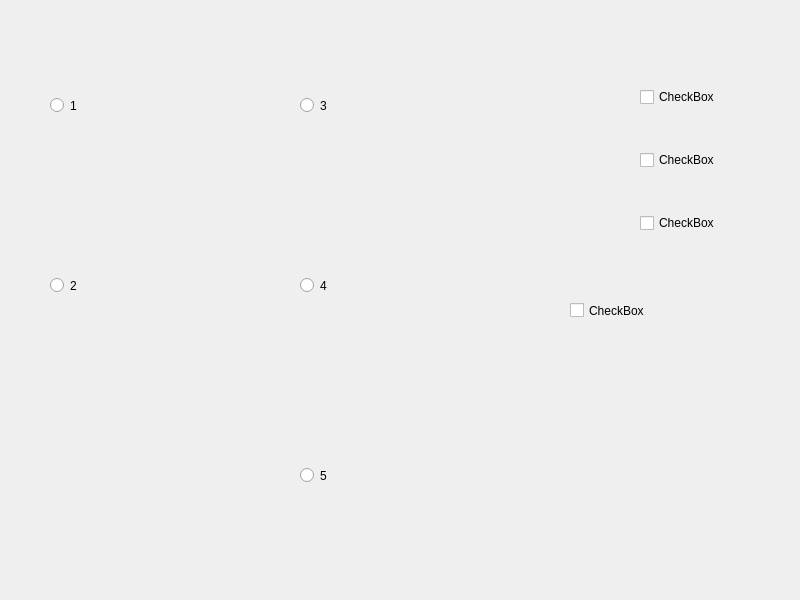
<?xml version="1.0" encoding="UTF-8"?>
<ui version="4.0">
 <class>Widget</class>
 <widget class="QWidget" name="Widget">
  <property name="geometry">
   <rect>
    <x>0</x>
    <y>0</y>
    <width>800</width>
    <height>600</height>
   </rect>
  </property>
  <property name="windowTitle">
   <string>Widget</string>
  </property>
  <widget class="QRadioButton" name="radioButton">
   <property name="geometry">
    <rect>
     <x>50</x>
     <y>30</y>
     <width>211</width>
     <height>151</height>
    </rect>
   </property>
   <property name="text">
    <string>1</string>
   </property>
   <attribute name="buttonGroup">
    <string notr="true">buttonGroup_2</string>
   </attribute>
  </widget>
  <widget class="QRadioButton" name="radioButton_2">
   <property name="geometry">
    <rect>
     <x>50</x>
     <y>200</y>
     <width>211</width>
     <height>171</height>
    </rect>
   </property>
   <property name="text">
    <string>2</string>
   </property>
   <attribute name="buttonGroup">
    <string notr="true">buttonGroup_2</string>
   </attribute>
  </widget>
  <widget class="QRadioButton" name="radioButton_3">
   <property name="geometry">
    <rect>
     <x>300</x>
     <y>30</y>
     <width>211</width>
     <height>151</height>
    </rect>
   </property>
   <property name="text">
    <string>3</string>
   </property>
   <attribute name="buttonGroup">
    <string notr="true">buttonGroup</string>
   </attribute>
  </widget>
  <widget class="QRadioButton" name="radioButton_4">
   <property name="geometry">
    <rect>
     <x>300</x>
     <y>200</y>
     <width>211</width>
     <height>171</height>
    </rect>
   </property>
   <property name="text">
    <string>4</string>
   </property>
   <attribute name="buttonGroup">
    <string notr="true">buttonGroup</string>
   </attribute>
  </widget>
  <widget class="QRadioButton" name="radioButton_5">
   <property name="geometry">
    <rect>
     <x>300</x>
     <y>390</y>
     <width>211</width>
     <height>171</height>
    </rect>
   </property>
   <property name="text">
    <string>5</string>
   </property>
   <attribute name="buttonGroup">
    <string notr="true">buttonGroup</string>
   </attribute>
  </widget>
  <widget class="QCheckBox" name="checkBox">
   <property name="geometry">
    <rect>
     <x>570</x>
     <y>290</y>
     <width>131</width>
     <height>41</height>
    </rect>
   </property>
   <property name="text">
    <string>CheckBox</string>
   </property>
   <property name="tristate">
    <bool>true</bool>
   </property>
  </widget>
  <widget class="QWidget" name="">
   <property name="geometry">
    <rect>
     <x>640</x>
     <y>50</y>
     <width>151</width>
     <height>221</height>
    </rect>
   </property>
   <layout class="QVBoxLayout" name="verticalLayout">
    <item>
     <widget class="QCheckBox" name="checkBox_4">
      <property name="text">
       <string>CheckBox</string>
      </property>
      <property name="tristate">
       <bool>false</bool>
      </property>
      <attribute name="buttonGroup">
       <string notr="true">buttonGroup_3</string>
      </attribute>
     </widget>
    </item>
    <item>
     <widget class="QCheckBox" name="checkBox_3">
      <property name="text">
       <string>CheckBox</string>
      </property>
      <property name="tristate">
       <bool>false</bool>
      </property>
      <attribute name="buttonGroup">
       <string notr="true">buttonGroup_3</string>
      </attribute>
     </widget>
    </item>
    <item>
     <widget class="QCheckBox" name="checkBox_2">
      <property name="text">
       <string>CheckBox</string>
      </property>
      <property name="tristate">
       <bool>false</bool>
      </property>
      <attribute name="buttonGroup">
       <string notr="true">buttonGroup_3</string>
      </attribute>
     </widget>
    </item>
   </layout>
  </widget>
 </widget>
 <resources/>
 <connections/>
 <buttongroups>
  <buttongroup name="buttonGroup_2"/>
  <buttongroup name="buttonGroup">
   <property name="exclusive">
    <bool>false</bool>
   </property>
  </buttongroup>
  <buttongroup name="buttonGroup_3">
   <property name="exclusive">
    <bool>false</bool>
   </property>
  </buttongroup>
 </buttongroups>
</ui>
